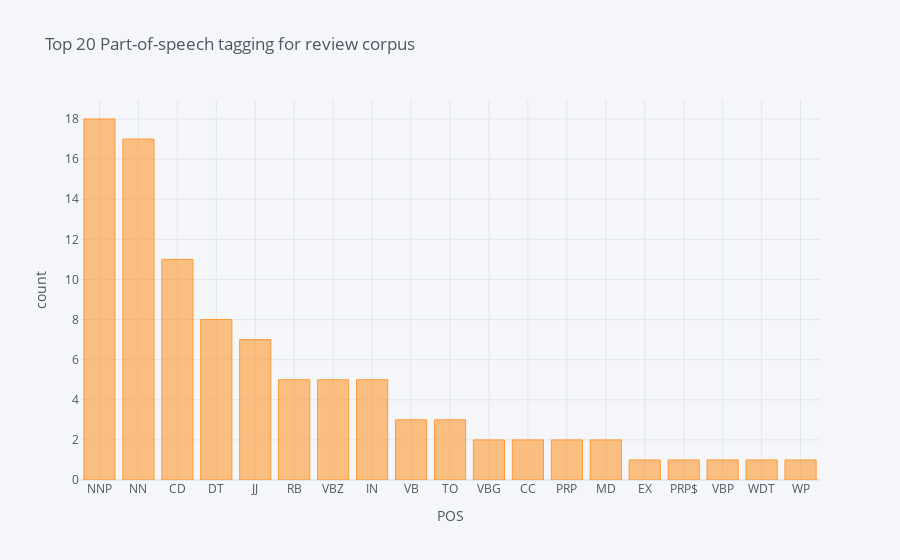

The notebook cell this image was saved under:
### Code cell
# The distribution of top part-of-speech tags of review corpus in Unreliable News
blob = TextBlob(str(fake['text']))
pos_df = pd.DataFrame(blob.tags, columns = ['word' , 'pos'])
pos_df = pos_df.pos.value_counts()[:20]
pos_df.iplot(
    kind='bar',
    xTitle='POS',
    yTitle='count', 
    title='Top 20 Part-of-speech tagging for review corpus')

### Figure 1 — Plotly figure (JSON) as saved in the notebook; plotly's stock layout.template omitted (floating-point values rounded to 4 significant figures)
{"data": [{"marker": {"color": "rgba(255, 153, 51, 0.6)", "line": {"color": "rgba(255, 153, 51, 1.0)", "width": 1}}, "name": "pos", "orientation": "v", "text": "", "type": "bar", "x": ["NNP", "NN", "CD", "DT", "JJ", "RB", "VBZ", "IN", "VB", "TO", "VBG", "CC", "PRP", "MD", "EX", "PRP$", "VBP", "WDT", "WP"], "y": [18, 17, 11, 8, 7, 5, 5, 5, 3, 3, 2, 2, 2, 2, 1, 1, 1, 1, 1]}], "layout": {"legend": {"bgcolor": "#F5F6F9", "font": {"color": "#4D5663"}}, "paper_bgcolor": "#F5F6F9", "plot_bgcolor": "#F5F6F9", "title": {"font": {"color": "#4D5663"}, "text": "Top 20 Part-of-speech tagging for review corpus"}, "xaxis": {"gridcolor": "#E1E5ED", "showgrid": true, "tickfont": {"color": "#4D5663"}, "title": {"font": {"color": "#4D5663"}, "text": "POS"}, "zerolinecolor": "#E1E5ED"}, "yaxis": {"gridcolor": "#E1E5ED", "showgrid": true, "tickfont": {"color": "#4D5663"}, "title": {"font": {"color": "#4D5663"}, "text": "count"}, "zerolinecolor": "#E1E5ED"}}}
